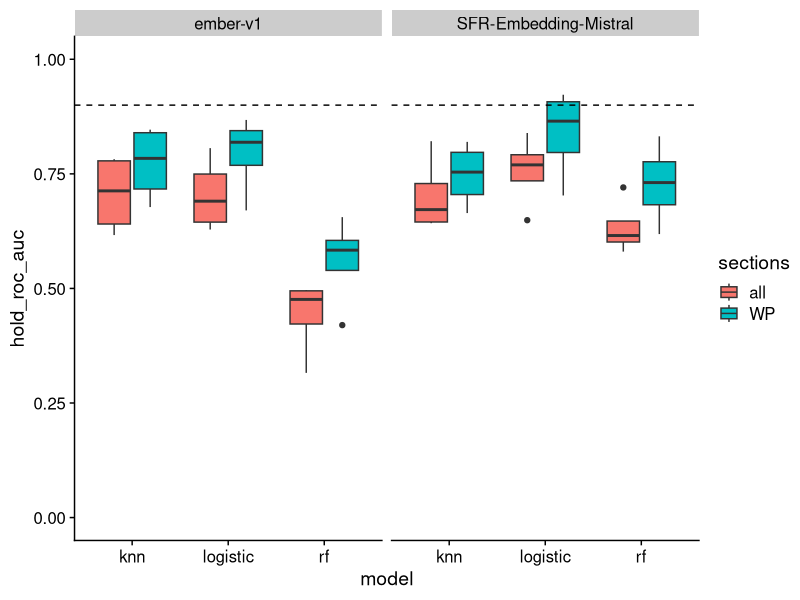
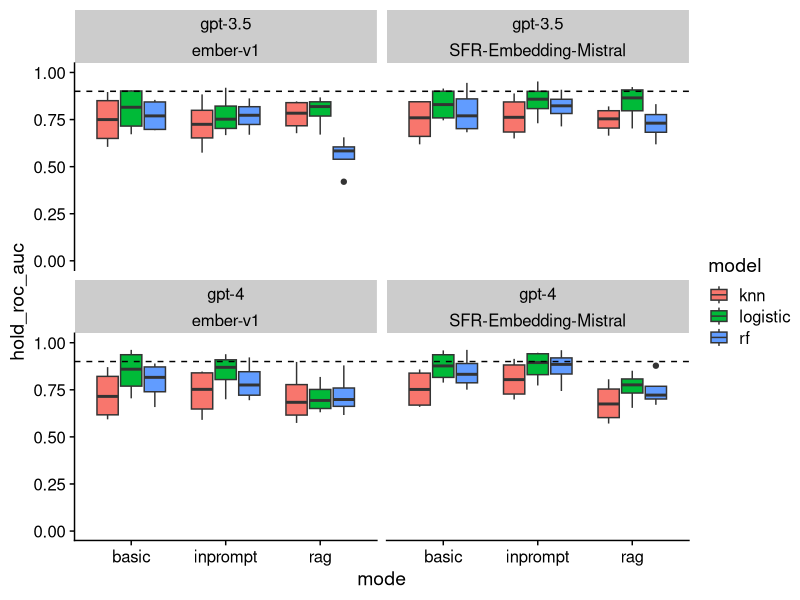

Generate these figures, in order, with R:
## ---- chunk 1
library(tidyverse)
library(ggplot2)
library(cowplot)
knitr::opts_chunk$set(echo = TRUE)
## ---- chunk 2
gpt35_rag <- read_csv('../results/classifier_rag_gpt35_perform.csv')
gpt35_rag %>% head()

gpt35_rag %>% 
  ggplot(mapping = aes(x = model, y = hold_roc_auc, fill = sections)) +
  geom_boxplot() +
  geom_hline(yintercept = 0.9, linetype = 'dashed') + 
  theme_cowplot() +
  facet_wrap(~embed_model) + 
  ylim(0,1)
## ---- chunk 3
perform_gpt35 <- read_csv('../results/classifier_gpt35_perform.csv') %>% mutate(sections = 'all') %>% 
                bind_rows(gpt35_rag %>% 
                            filter(sections == 'WP'))
perform_gpt35 %>% head()
## ---- chunk 4
perform_rag <- read_csv('../results/classifier_rag_perform.csv') %>% mutate(gpt_model = 'gpt-4')
perform_rag
## ---- chunk 5
performance <- read_csv('../results/classifier_perform.csv') %>% mutate('embed_model' = 'ember-v1',
                                                                        'gpt_model' = 'gpt-4')
perform_SFR <- read_csv('../results/classifier_SFR_perform.csv') %>% mutate('embed_model' = 'SFR-Embedding-Mistral',
                                                                            'gpt_model' = 'gpt-4')
performance <- performance %>% bind_rows(perform_SFR) %>% bind_rows(perform_rag) 
performance %>% head()
## ---- chunk 6
performance %>% mutate(sections = 'all') %>%
  rbind(perform_gpt35) %>%
ggplot(mapping = aes(x = mode, y = hold_roc_auc, fill = model)) +
  geom_boxplot() +
  geom_hline(yintercept = 0.9, linetype = 'dashed') + 
  theme_cowplot() +
  facet_wrap(~gpt_model + embed_model) + 
  ylim(0,1)
